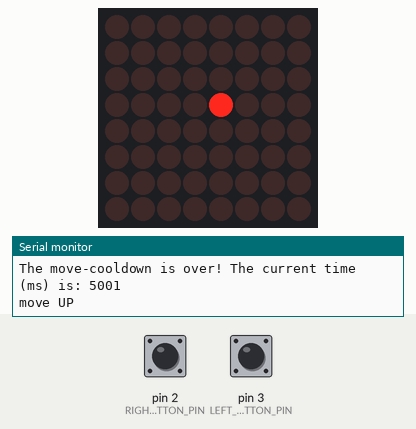
This sketch was run on a simulated Arduino Uno, built with avr-gcc and run on an emulated ATmega328P. Parts: 8×8 LED matrix, the last lines printed to the serial monitor. The inputs (shaded band) are chosen by the test bench; at power-on: pin 2 (RIGHT_BUTTON_PIN) HIGH, pin 3 (LEFT_BUTTON_PIN) HIGH. Random numbers use the default seed unless the sketch sets one.

Above: at 5.6 s.
5.7 s: pin 2 (RIGHT_BUTTON_PIN) pulled LOW for 0.15 s
8.8 s: pin 3 (LEFT_BUTTON_PIN) pulled LOW for 0.15 s
At 10.5 s:
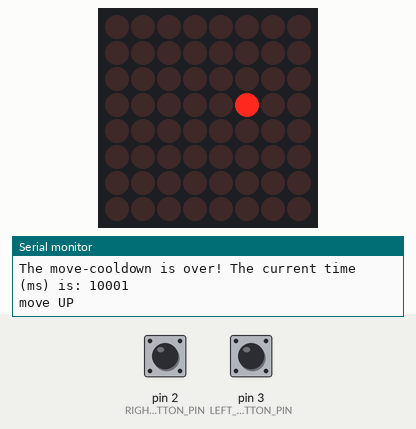
11.5 s: pin 2 (RIGHT_BUTTON_PIN) pulled LOW for 1 s
At 15.4 s:
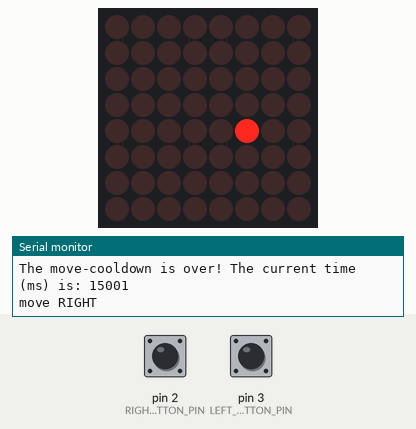
15.5 s: pin 2 (RIGHT_BUTTON_PIN) pulled LOW for 0.15 s
18.6 s: pin 3 (LEFT_BUTTON_PIN) pulled LOW for 1 s
At 20.7 s:
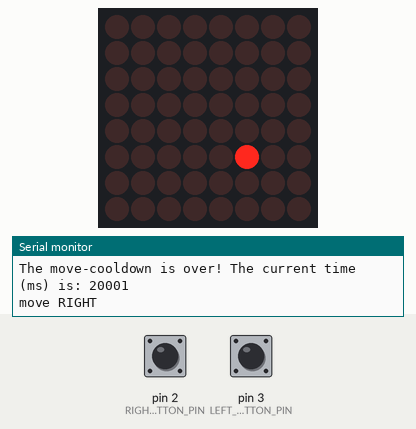
21.5 s: pin 2 (RIGHT_BUTTON_PIN) pulled LOW for 3.2 s
At 25.6 s:
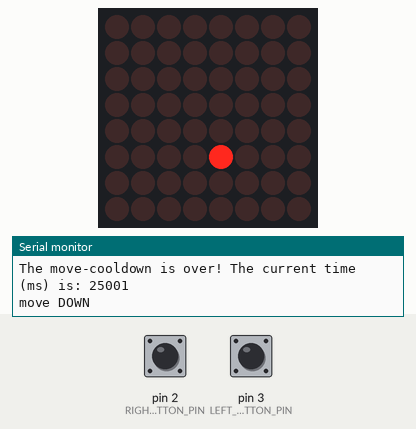
Timing chart, 0 to 27.1 s (numbered marks = the images above; inputs shaded):
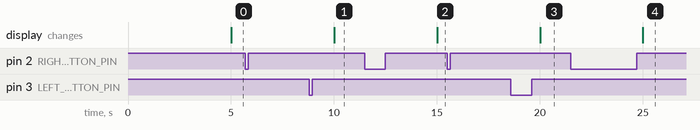

The sketch:

Snake_Game_0.4.ino
```cpp
/*  Serenkii
    2021-03-02
    The moving point on the matrix is now controlled by two buttons. One to turn left, one to turn right.
*/


//We always have to include the library
#include "LedControl.h"
#include "SnakeDirection.h"
#include "Snake.h"
#include "Fruit.h"

//buttons
#define LEFT_BUTTON_PIN 3
#define RIGHT_BUTTON_PIN 2

bool leftButton = HIGH;   //HIGH == true
bool rightButton = HIGH;  //HIGH == true

//LED-Matrix
LedControl lc = LedControl(12, 10, 11, 1);

//Snake object --> Snake(size, x, y, facing)
Snake snake = Snake(1, 3, 3, UP);

void setup() {
  pinMode(LEFT_BUTTON_PIN, INPUT_PULLUP);   //if button is pressed, digitialRead will return false
  pinMode(RIGHT_BUTTON_PIN, INPUT_PULLUP);

  //The MAX72XX is in power-saving mode on startup, we have to do a wakeup call
  lc.shutdown(0, false);
  lc.setIntensity(0, 0);  //0,8
  lc.clearDisplay(0);
  drawSnake();

  Serial.begin(9600);
}

void loop() {
  getUserInput();
  if (cooldownOver()) {
    snake.move();
    drawSnake();
  }
  //delay(5000);
}

bool cooldownOver() {   //return true every x ms, so drawSnake and move is executed.
  static unsigned long startTime = millis();
  //Serial.println(startTime);
  unsigned long currentTime = millis();
  if (currentTime - startTime >= 5000) {
    Serial.print("The move-cooldown is over! The current time (ms) is: ");
    Serial.println(currentTime);
    startTime = currentTime;
    return true;
  }
  return false;
}

void drawSnake() {
  lc.clearDisplay(0);
  lc.setLed(0, snake.getHeadPositionX(), snake.getHeadPositionY(), true);
}

void getUserInput() {
  if (digitalRead(LEFT_BUTTON_PIN) == false) {
  //Serial.println("left button is being pressed...");    //DEBUG
    if (leftButton == true) {
      snake.turnLeft();
      //Serial.println("left button wasn't pressed before, so the snake should turn left and the leftButton-bool should be false");    //DEBUG
      leftButton = false;
    }
  }
  else {
    leftButton = true;    //no input
    //Serial.println("left button is not being pressed, so leftButton-bool is true");    //DEBUG
  }

  if (digitalRead(RIGHT_BUTTON_PIN) == false) {
    //Serial.println("right button is being pressed...");    //DEBUG
    if (rightButton == true) {
      snake.turnRight();
      //Serial.println("right button wasn't pressed before, so the snake should turn right and the rightButton-bool should be false");    //DEBUG
      rightButton = false;
    }
  }
  else {
    rightButton = true;    //no input
    //Serial.println("right button is not being pressed, so rightButton-bool is true");    //DEBUG
  }
  //Serial.println();
}
```

Fruit.h
```cpp
class Fruit {

  byte x;
  byte y;

public:
  Fruit() {

  }

  void respawn(byte snakeOccupied[][2]) {
    x = random(0, 8);   //a random number in [0; 8)
    y = random(0, 8);
    for (int i = 0; i < SNAKE_MAX_LENGTH; i++) {
      if (snakeOccupied[i][0] == x || snakeOccupied[i][1] == y) {
        respawn(snakeOccupied);
        return;
      }
    }
  }

  void setX(byte newX) {
    x = newX;
  }
  byte getX() {
    return x;
  }

  void setY(byte newY) {
    y = newY;
  }

  byte getY() {
    return y;
  }
};
```

Snake.h
```cpp
#define SNAKE_MAX_LENGTH 32

class Snake {

  byte size;
  byte headPositionX;
  byte headPositionY;
  byte direction;

public:
  Snake(byte newSize, byte headPositionX, byte headPositionY, SnakeDirection facing) {
      setSize(newSize);
      setDirection(facing);
      setHeadPositionX(headPositionX);
      setHeadPositionY(headPositionY);
  }

  void turnRight() {
    Serial.print("turnRight() was called | direction was: ");
    Serial.println(direction);
    direction++;
    if (direction >= 4) {
      direction = 0;
    }
    Serial.print("direction is now: ");
    Serial.println(direction);
  }

  void turnLeft() {
    Serial.print("turnLeft() was called | direction was: ");
    Serial.println(direction);
    direction--;
    if (direction < 0 || direction > 200) {   //it seems like byte direction cant be negative for some reason
      direction = 3;
    }
    Serial.print("direction is now: ");
    Serial.println(direction);
  }

  void setDirection(SnakeDirection facing) {
    direction = facing;
    Serial.print("Snake is now facing ");
    Serial.println(facing);     //debug
  }
  SnakeDirection getDirection() {
    return direction;
  }

  void setSize(byte newSize) {
    if (newSize < 1) {
      newSize = 1;
    }
    if (newSize > 60) {
      newSize = 60;
    }
    size = newSize;
  }

  byte getSize() {
    return size;
  }

  void setHeadPositionX(byte x) {
    if (x < 0) {
      x = 0;
      Serial.println("The x-value was set out of bound and was corrected. (x < 0) --> x = 0");
    }
    if (x >= 8) {
      x = 7;
      Serial.println("The x-value was set out of bound and was corrected. (x >= 8) --> x = 7");
    }
    headPositionX = x;
  }

  byte getHeadPositionX() {
    return headPositionX;
  }


  void setHeadPositionY(byte y) {
    if (y < 0) {
      y = 0;
      Serial.println("The y-value was set out of bound and was corrected. (y < 0) --> y = 0");
    }
    if (y >= 8) {
      y = 7;
      Serial.println("The y-value was set out of bound and was corrected. (y >= 8) --> y = 7");
    }
    headPositionY = y;
  }

  byte getHeadPositionY() {
    return headPositionY;
  }


  bool move() {
    if (direction == UP) {
      Serial.println("move UP");
      headPositionY++;
    }
    else if (direction == DOWN) {
      Serial.println("move DOWN");
      headPositionY--;
    }
    else if (direction == LEFT) {
      Serial.println("move LEFT");
      headPositionX--;
    }
    else if (direction == RIGHT) {
      Serial.println("move RIGHT");
      headPositionX++;
    }
    else {

    }

    if (outOfBound()) {
      Serial.println("out of bound -- debug shutdown in 10000ms");
      delay(10000);
      exit(0);
      return false;

    }
    return true;
  }

  bool outOfBound() {
    if (headPositionX < 0 || headPositionX >= 8) {
      return true;
    }
    if (headPositionY < 0 || headPositionY >= 8) {
      return true;
    }
    return false;
  }


};
```

SnakeDirection.h
```cpp
enum SnakeDirection {
    UP,
    RIGHT,
    DOWN,
    LEFT
};
```
